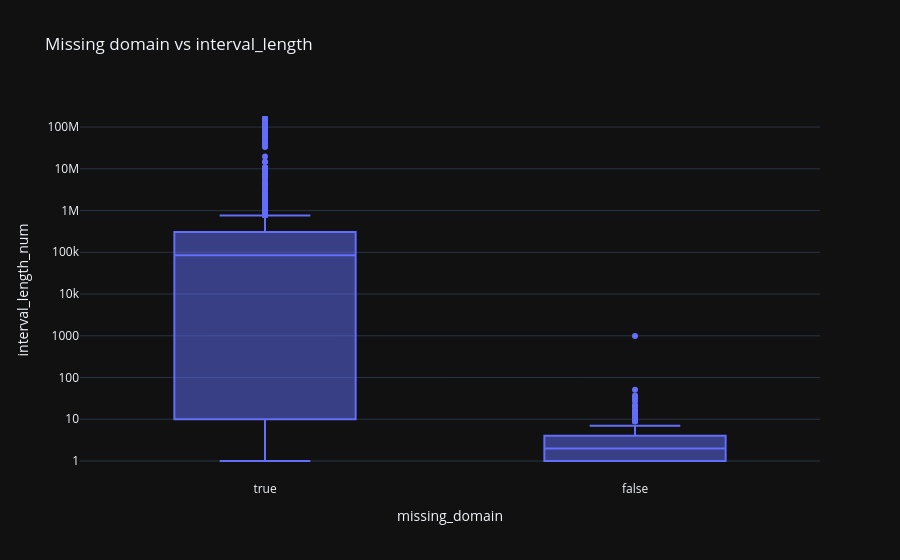

Notebook code cell kept with this figure:
### Markdown cell above
## 10. 📊 Missingness vs interval_length

### Code cell
tmp = d[['missing_domain', 'interval_length_num']].dropna().copy()
fig = px.box(tmp, x='missing_domain', y='interval_length_num', points='outliers', title='Missing domain vs interval_length')
fig.update_yaxes(type='log')
fig.show()

### Figure 1 — Plotly figure (JSON) as saved in the notebook; plotly's stock layout.template omitted (floating-point values rounded to 4 significant figures; data arrays with more than 128 entries replaced by an {"elided": "..."} marker saying what was removed)
{"data": [{"alignmentgroup": "True", "boxpoints": "outliers", "hovertemplate": "missing_domain=%{x}<br>interval_length_num=%{y}<extra></extra>", "legendgroup": "", "marker": {"color": "#636efa"}, "name": "", "notched": false, "offsetgroup": "", "orientation": "v", "showlegend": false, "x": {"elided": "2517 bool values"}, "x0": " ", "xaxis": "x", "y": {"elided": "2517 float values"}, "y0": " ", "yaxis": "y", "type": "box"}], "layout": {"xaxis": {"anchor": "y", "domain": [0.0, 1.0], "title": {"text": "missing_domain"}}, "yaxis": {"anchor": "x", "domain": [0.0, 1.0], "title": {"text": "interval_length_num"}, "type": "log"}, "legend": {"tracegroupgap": 0}, "title": {"text": "Missing domain vs interval_length"}, "boxmode": "group"}}
